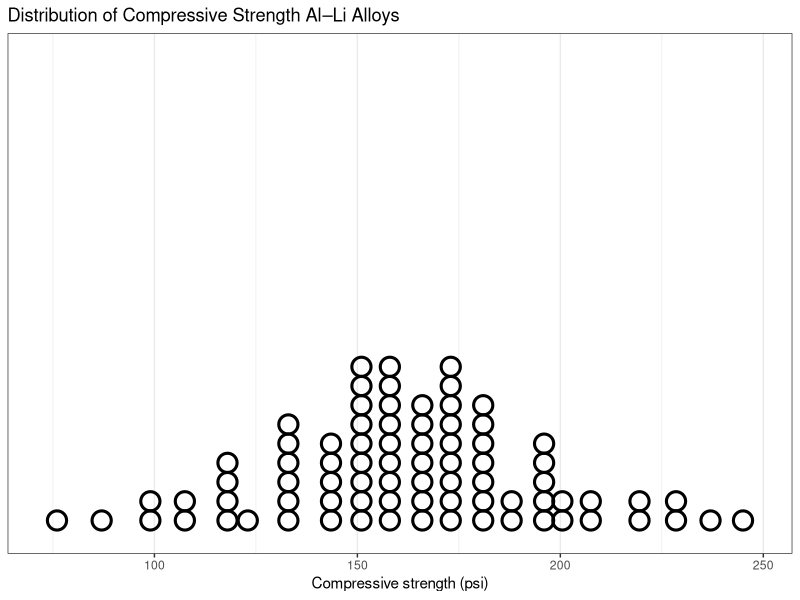
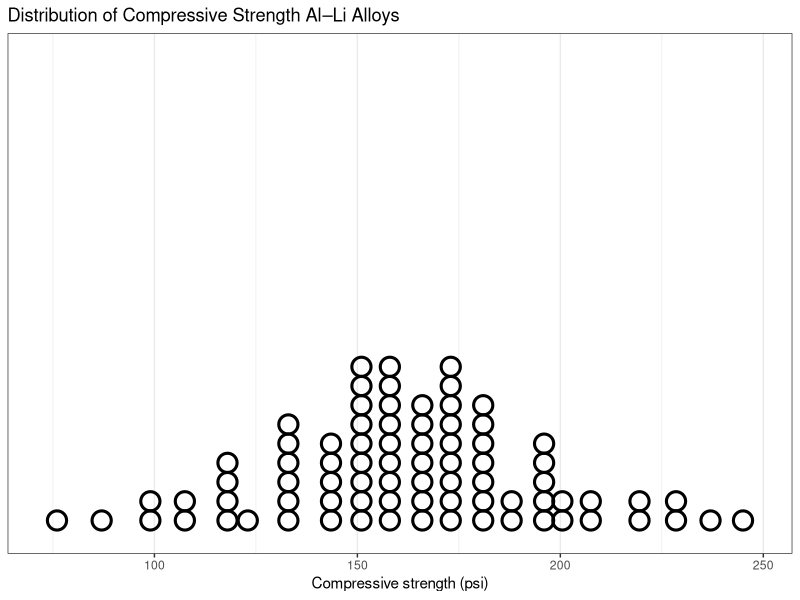
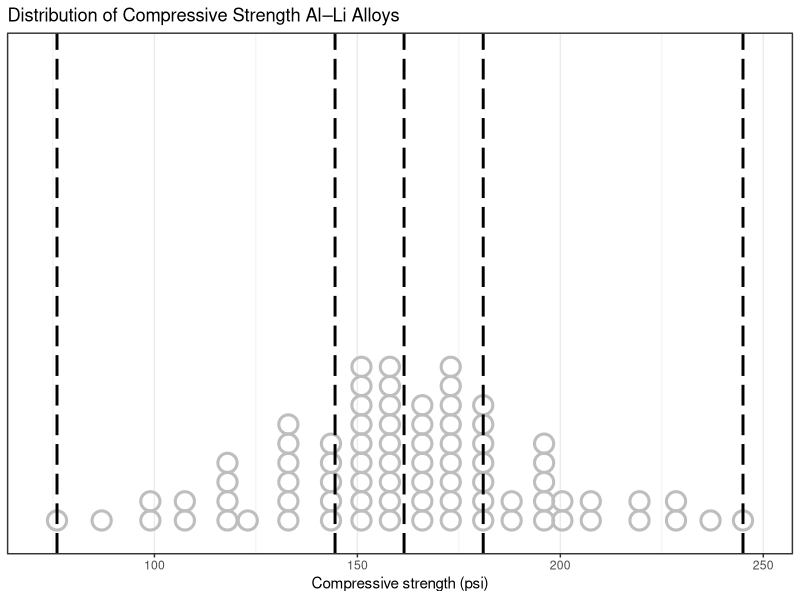
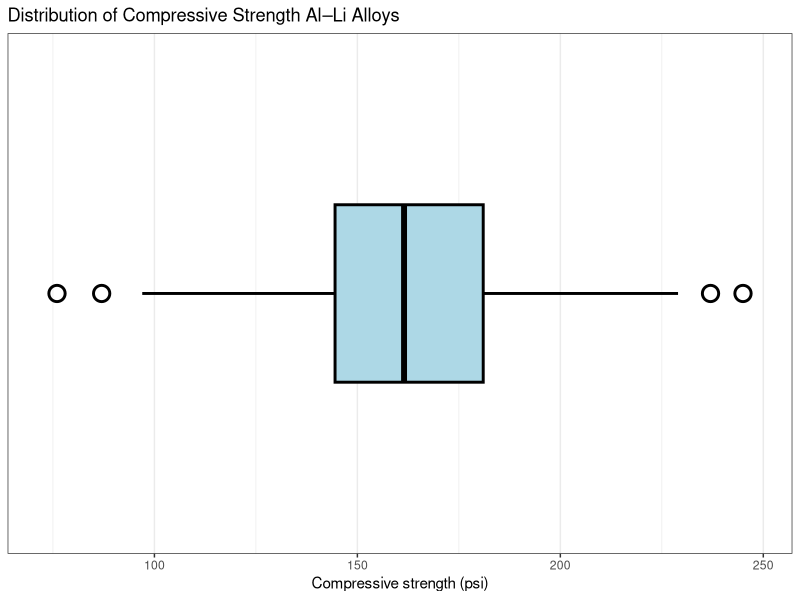
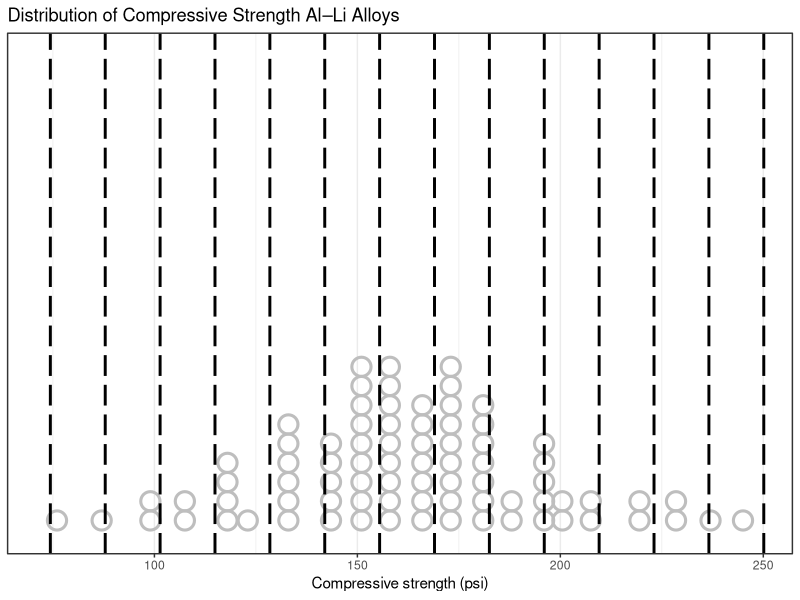
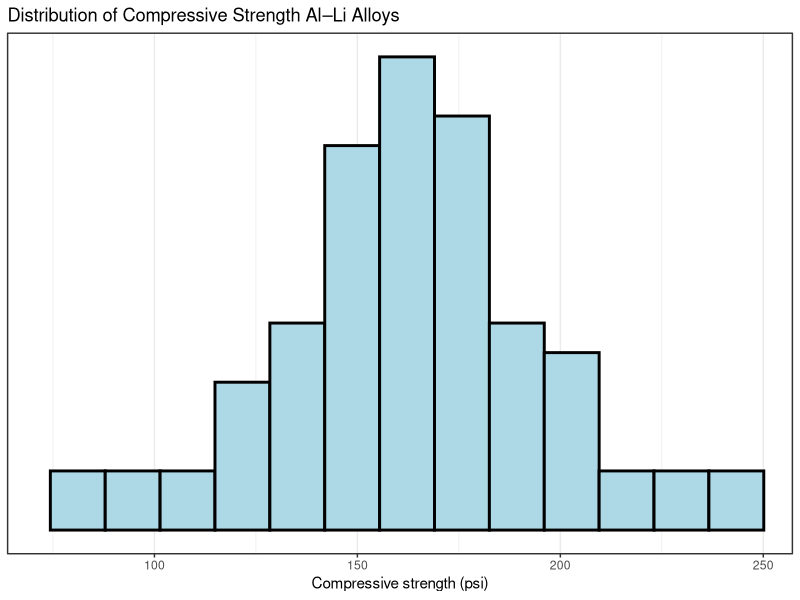

Generate these figures, in order, with R:
## ---- chunk 1
#| include: false

library(ggplot2)
library(knitr)
## ---- chunk 2
#| echo: false
#| results: asis
#| classes: excel
 
alloy.df <- read.csv("datasets/alloy.csv")
 
rbind(colnames(alloy.df), head(alloy.df, n = 14), rep("...", ncol(alloy.df))) |>
  kable(format = "html", row.names = TRUE, col.names = LETTERS[1:ncol(alloy.df)])
## ---- chunk 3
#| echo: false
#| fig-dpi: 300
#| fig-height: 4
#| fig-width: 7
#| out-width: 100%
#| fig-cap: "**Figure:** Distribution of 80 aluminium-lithium alloy specimens' [**Figure:**]{style=\"visibility: hidden;\"} compressive strength"

plotObj <- ggplot(alloy.df, aes(x = strength)) +
  labs(x = "Compressive strength (psi)", title = "Distribution of Compressive Strength Al–Li Alloys") +
  theme_bw()

dotplot <- plotObj + 
  geom_dotplot(fill = NA, stroke = 3, colour = "black", binwidth = (max(alloy.df$strength) - min(alloy.df$strength)) / 25, dotsize = 0.7) + 
  labs(y = NULL) + 
  scale_y_continuous(breaks = NULL)

dotplot.xlims <- ggplot_build(dotplot)$layout$panel_scales_x[[1]]$range$range

print(dotplot)
## ---- chunk 4
#| echo: false
#| fig-dpi: 300
#| fig-height: 4
#| fig-width: 7
#| out-width: 100%
#| fig-cap: "**Figure:** Distribution of 80 aluminium-lithium alloy specimens' [**Figure:**]{style=\"visibility: hidden;\"} compressive strength"

print(dotplot)
## ---- chunk 5
#| echo: false
#| fig-dpi: 300
#| fig-height: 4
#| fig-width: 7
#| out-width: 100%
#| fig-cap: "[**Figure:** Distribution of 80 aluminium-lithium alloy specimens' **Figure:** compressive strength]{style=\"visibility: hidden;\"}"

boxplot.stats <- ggplot_build(plotObj + geom_boxplot())$data[[1]]

super.dotplot <- plotObj + 
  geom_dotplot(fill = NA, stroke = 3, colour = "gray", binwidth = (max(alloy.df$strength) - min(alloy.df$strength)) / 25, dotsize = 0.7) + 
  labs(y = NULL) + 
  scale_y_continuous(breaks = NULL) +
  coord_cartesian(dotplot.xlims, clip = "off")

super.dotplot +
  geom_vline(xintercept = c(boxplot.stats$xmin_final, boxplot.stats$xlower, boxplot.stats$xmiddle, boxplot.stats$xupper, boxplot.stats$xmax_final), linetype = 5, linewidth = 1, colour = "black")
## ---- chunk 6
#| echo: false
#| fig-dpi: 300
#| fig-height: 4
#| fig-width: 7
#| out-width: 100%
#| fig-cap: "[**Figure:** Distribution of 80 aluminium-lithium alloy specimens' **Figure:** compressive strength]{style=\"visibility: hidden;\"}"

plotObj + 
  geom_boxplot(colour = "black", outlier.stroke = 1.5, outlier.shape = 1, outlier.size = 4.5, outlier.colour = "black", linewidth = 1, fill = "lightblue") + 
  labs(y = NULL) +
  scale_y_continuous(breaks = NULL, limits = c(-1, 1)) +
  xlim(dotplot.xlims)
## ---- chunk 7
#| echo: false
#| fig-dpi: 300
#| fig-height: 4
#| fig-width: 7
#| out-width: 100%
#| fig-cap: "**Figure:** Distribution of 80 aluminium-lithium alloy specimens' [**Figure:**]{style=\"visibility: hidden;\"} compressive strength"
## ---- chunk 8
#| echo: false
#| fig-dpi: 300
#| fig-height: 4
#| fig-width: 7
#| out-width: 100%
#| fig-cap: "[**Figure:** Distribution of 80 aluminium-lithium alloy specimens' **Figure:** compressive strength]{style=\"visibility: hidden;\"}"

histogram.stats <- ggplot_build(plotObj + geom_histogram(center = 0, binwidth = (max(alloy.df$strength) - min(alloy.df$strength)) / 12.5))$data[[1]]

super.dotplot +
  geom_vline(xintercept = c(histogram.stats$xmin, histogram.stats$xmax[nrow(histogram.stats)]), linetype = 5, linewidth = 1, colour = "black")
## ---- chunk 9
#| echo: false
#| fig-dpi: 300
#| fig-height: 4
#| fig-width: 7
#| out-width: 100%
#| fig-cap: "[**Figure:** Distribution of 80 aluminium-lithium alloy specimens' **Figure:** compressive strength]{style=\"visibility: hidden;\"}"

plotObj + 
  geom_histogram(center = 0, binwidth = (max(alloy.df$strength) - min(alloy.df$strength)) / 12.5, colour = "black", linewidth = 1, fill = "lightblue") +
  labs(y = NULL) +
  scale_y_continuous(breaks = NULL) +
  coord_cartesian(xlim = dotplot.xlims, clip = "off")
## ---- chunk 10
#| echo: false
#| fig-dpi: 300
#| fig-height: 3.5
#| fig-width: 7

# plotObj +
#   geom_dotplot(binwidth = 1) +
#   labs(y = "") +
#   scale_y_continuous(breaks = NULL, limits = c(-0.2, 1)) +
#   geom_point(inherit.aes = FALSE, x = mean(davidsSample.df$Weight), y = -0.15, colour = "red", size = 6.5, pch = 17)
## ---- chunk 11
#| echo: false
#| fig-dpi: 300
#| fig-height: 3.5
#| fig-width: 7

# plotObj +
#   geom_dotplot(binwidth = 1) +
#   labs(y = "") +
#   scale_y_continuous(breaks = NULL, limits = c(-0.2, 1)) +
#   geom_point(inherit.aes = FALSE, x = median(davidsSample.df$Weight), y = -0.15, colour = "blue", size = 6.5, pch = 17)
## ---- chunk 12
#| echo: false
#| fig-dpi: 300
#| fig-height: 3.5
#| fig-width: 7
#| classes: fragment

# plotObj +
#   geom_boxplot(fill = "lemonchiffon") +
#   geom_dotplot(binwidth = 1, fill = NA, colour = NA)  +
#   labs(y = "") +
#   scale_y_continuous(breaks = NULL, limits = c(-1, 1))
## ---- chunk 13
#| echo: false
#| fig-dpi: 300
#| fig-height: 3.5
#| fig-width: 7

# plotObj +
#   geom_dotplot(binwidth = 1) +
#   labs(y = "") +
#   scale_y_continuous(breaks = NULL, limits = c(-0.2, 1)) +
#   geom_point(inherit.aes = FALSE, x = mean(davidsSample.df$Weight), y = -0.15, colour = "red", size = 6.5, pch = 17) +
#   geom_segment(inherit.aes = FALSE, x = mean(davidsSample.df$Weight) - sd(davidsSample.df$Weight), xend = mean(davidsSample.df$Weight) + sd(davidsSample.df$Weight), y = -0.08, yend = -0.08, colour = "red", linewidth = 1.15,  arrow = arrow(length = unit(0.03, "npc"), ends = "both"))
## ---- chunk 14
#| include: false
#| fig-dpi: 300
#| fig-height: 5
#| fig-width: 7

# png(filename = "figures/davidsSample.png", width = 7, height = 5, units = "in", res = 300)
# iNZightPlot(Weight, data = davidsSample.df, xlab = "Weight (grams)", main = "Distribution of Weight", bg = "white")
# dev.off()
## ---- chunk 15
#| echo: false
#| classes: output-small-80
# getPlotSummary(Weight, data = davidsSample.df, width = 83)
## ---- chunk 16
#| echo: false
#| results: asis
#| classes: excel
# noteTaking.df <- read.csv("datasets/note-taking.csv")
# 
# rbind(colnames(noteTaking.df), head(noteTaking.df, n = 7), rep("...", ncol(noteTaking.df))) |>
# # rbind(colnames(davidsSample.df), davidsSample.df) |>
#   knitr::kable(format = "html", row.names = TRUE, col.names = LETTERS[1:ncol(noteTaking.df)])
## ---- chunk 17
#| include: false
#| fig-dpi: 300
#| fig-height: 5
#| fig-width: 7

# png(filename = "figures/noteTaking.png", width = 7, height = 5, units = "in", res = 300)
# iNZightPlot(score, method, data = noteTaking.df, xlab = "Test Score (unitless)", ylab = "Note Taking Method", main = "Distribution of Test Score by Note Taking Method", bg = "white")
# dev.off()
## ---- chunk 18
#| echo: false
#| classes: output-small-80
# getPlotSummary(score, method, data = noteTaking.df, width = 83)
